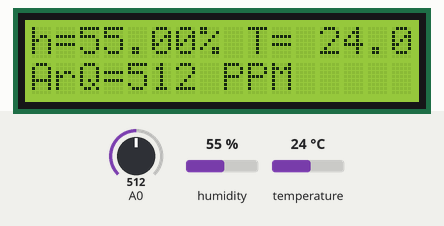
Simulated run of this sketch. Board: Arduino Uno, built with avr-gcc and run on an emulated ATmega328P. Parts: 16×2 character LCD. Inputs (shaded band) come from the test bench; at power-on: A0 = 512, humidity 55 %, temperature 24 °C. What the sketch prints to the serial monitor is not drawn.

Above: at 1.9 s.
2.0 s: A0 set to 109
At 3.5 s:
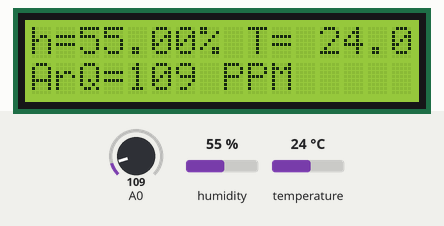
7.5 s: A0 set to 94
At 8.6 s:
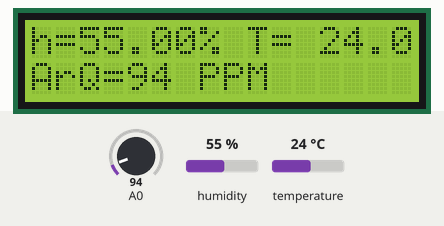
9.7 s: humidity set to 22 %
At 12.1 s:
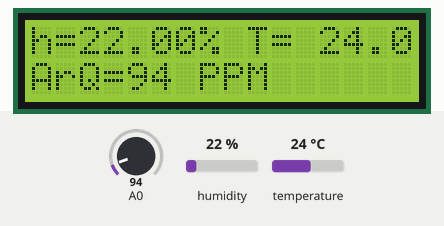
12.8 s: temperature set to 12 °C
At 14.2 s:
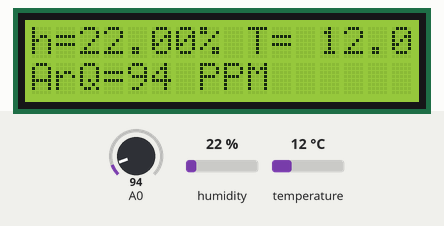
14.9 s: humidity set to 40 %
At 16.3 s:
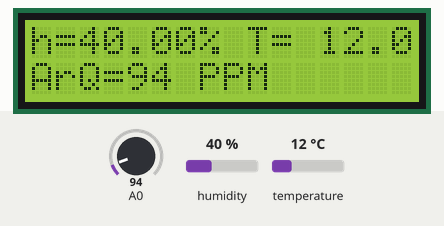
17.0 s: A0 set to 122
At 18.3 s:
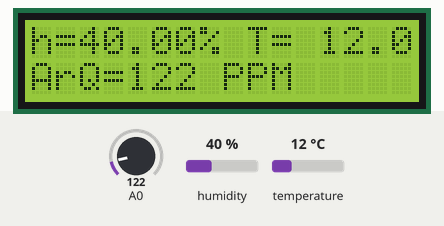
Timing chart, 0 to 20.0 s (numbered marks = the images above; inputs shaded):
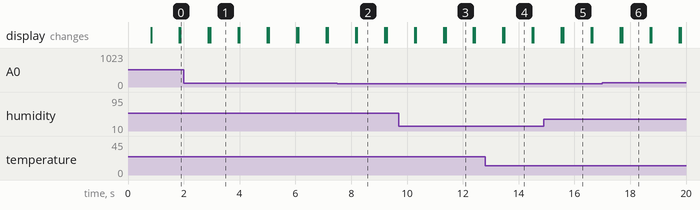

The sketch:

dht11_MQ135_LCD_v1.ino
```cpp
#include "DHT.h"        // including the library of DHT11 temperature and humidity sensor
#define DHTTYPE DHT11   // DHT 11
// working
#include <LiquidCrystal_I2C.h>
#define dht_dpin 0
DHT dht(dht_dpin, DHTTYPE);
int lcdColumns = 16;
int lcdRows = 2;
LiquidCrystal_I2C lcd(0x27, lcdColumns, lcdRows);
int sensorValue;

void setup()
{
  lcd.clear();
  dht.begin();
  Serial.begin(9600);
  Serial.println("Humidity and temperature\n\n");
  delay(700);
  lcd.init();
  lcd.backlight();

}
void loop() {
  sensorValue = analogRead(0);
  lcd.setCursor(0,0);
    float hum = dht.readHumidity();
    float temp = dht.readTemperature();
    lcd.print("h=");
    lcd.print(hum);
    lcd.print("%");

    Serial.print("Current humidity = ");
    Serial.print(hum);
    Serial.print("% ");
    Serial.print("temperature = ");
    lcd.print(" T= ");
    Serial.print(temp);
//    lcd.setCursor(0, 1);
    lcd.print(temp);
    lcd.print("C");
    Serial.println("C  ");
//  delay(800);
//   lcd.clear();
  Serial.print("AirQua=");
  Serial.print(sensorValue, DEC);
  Serial.println(" PPM");
  lcd.setCursor(0,1);
  lcd.print("ArQ=");
  lcd.print(sensorValue,DEC);
  lcd.print(" PPM");
  lcd.println("       ");
  lcd.print("  ");
  delay(1000);

   lcd.clear();
}
```

Measured:
- after the input at 2.0 s, the display: first differs from a run without the input after 0.94 s (image 1)
- after the input at 7.5 s, the display: first differs from a run without the input after 0.71 s (image 2)
- after the input at 9.7 s, the display: first differs from a run without the input after 1.7 s (image 3)
- after the input at 12.8 s, the display: first differs from a run without the input after 0.69 s (image 4)
- after the input at 14.9 s, the display: first differs from a run without the input after 0.70 s (image 5)
- after the input at 17.0 s, the display: first differs from a run without the input after 0.71 s (image 6)
- what the display in image 1 shows lasts 1.0 s, from 2.9 s to 3.9 s
